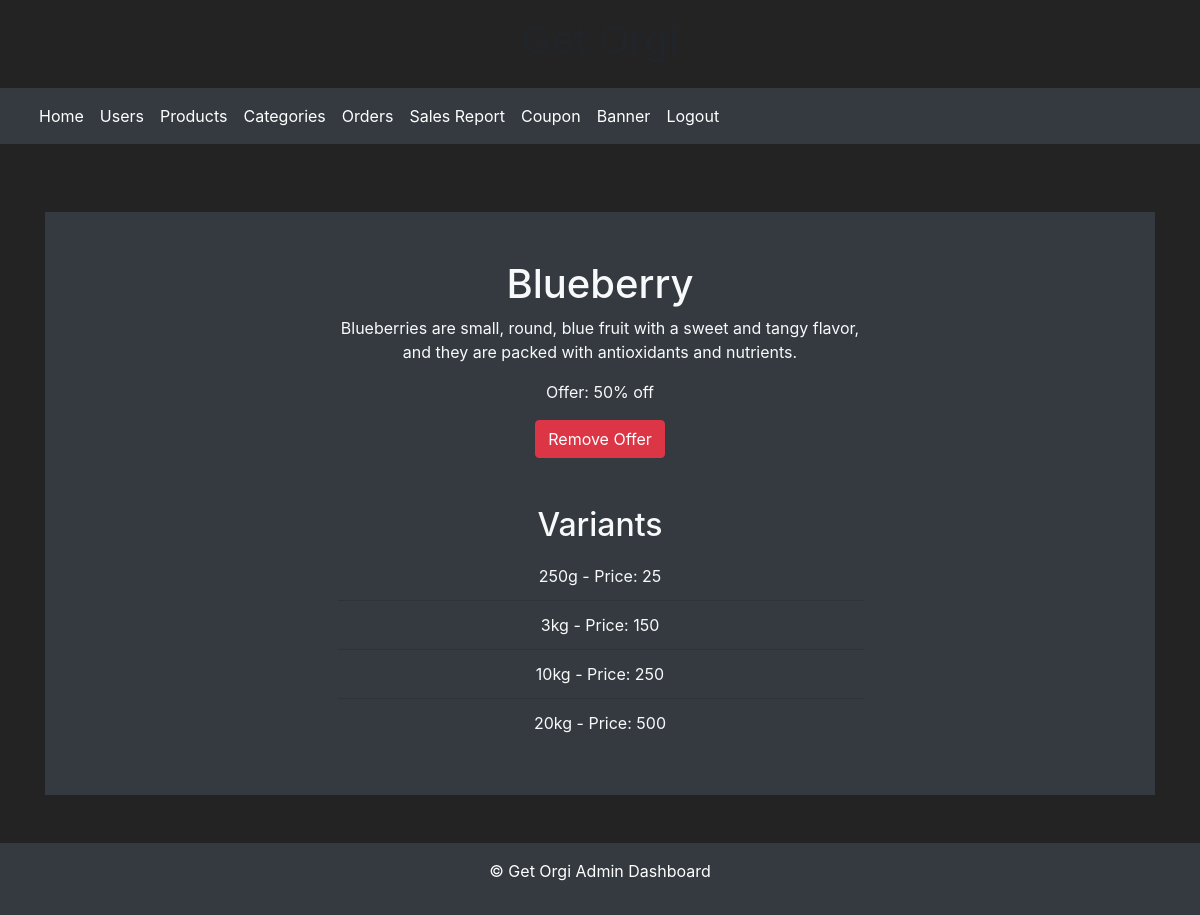
/product_offer/1/, run on the app's committed database.
### shopping/models.py (models this page shows, shortened)
class Product(models.Model):
    name = models.CharField(max_length=50)
    description = models.TextField(max_length=200, default='')
    stock = models.PositiveIntegerField(default=1)
    category = models.ForeignKey(Category, on_delete=models.CASCADE,  null=True)
    normalprice = models.IntegerField(default=0)
    listed = models.BooleanField(default=True)
    offer_percentage = models.IntegerField(default=0,null=True)

class ProductVariant(models.Model):
    product = models.ForeignKey(Product, on_delete=models.CASCADE)
    variant =models.CharField(max_length=50)
    price = models.IntegerField()
    price_after_offer = models.IntegerField(default=0)
    stock = models.PositiveIntegerField(default=1)

### shopping/views.py (the view, shortened to what this page needs)
# urls.py: path('product_offer/<int:product_id>/', views.product_offer, name='product_offer'),
def product_offer(request, product_id):
    product = Product.objects.get(id=product_id)
    variants = product.productvariant_set.all()
    context = {
        'product': product,
        'variants': variants,
    }
    return render(request, 'product_offer.html', context)

### templates/product_offer.html (shortened to what this page needs)
{% extends 'admin_dash.html' %}
{% block content %}
<body style=" background-color: #232323;">
<div class="container-fluid bg-dark">
    <div class="row justify-content-center">
        <div class="col-md-6">
            <div class="text-center text-light py-5">
                <h1>{{ product.name }}</h1>
                <p>{{ product.description }}</p>
                {% if product.offer_percentage %}
                    <p class="offer">Offer: {{ product.offer_percentage }}% off</p>
                    <form method="post" action="{% url 'product_offer' product_id=product.id %}">
                        <button type="submit" name="remove_offer" class="btn btn-danger">Remove Offer</button>
                    </form>
                {% endif %}
                <h2 class="mt-5">Variants</h2>
                <ul class="list-group list-group-flush bg-dark">
                    {% for variant in variants %}
                        <li class="list-group-item text-light bg-dark">{{ variant.variant }} - Price: {{ variant.price_after_offer }}</li>
                    {% endfor %}
                </ul>
            </div>
        </div>
    </div>
</div></body>
{% endblock%}

### templates/admin_dash.html (style rules this page uses)
body { background-color: #f8f9fa; }

### data on the page
Product: name "Blueberry", description "Blueberries are small, round, blue fruit with a sweet and tangy flavor, and they are packed with antioxidants and nutrients.", offer_percentage "50"
ProductVariant: variant "250g", price_after_offer "25"
ProductVariant: variant "3kg", price_after_offer "150"
ProductVariant: variant "10kg", price_after_offer "250"
ProductVariant: variant "20kg", price_after_offer "500"
